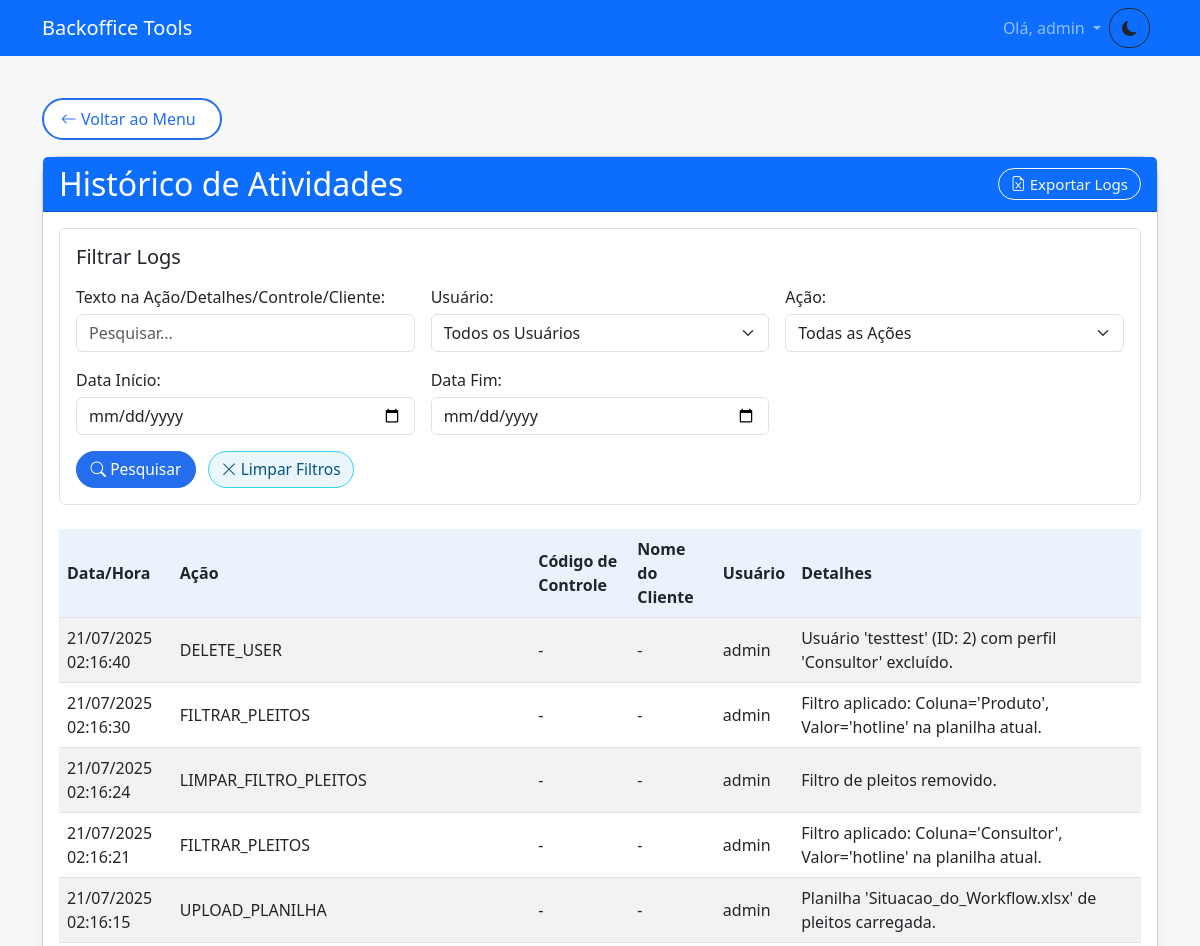
The page /logs (signed in, upper part) on the database as committed earlier.
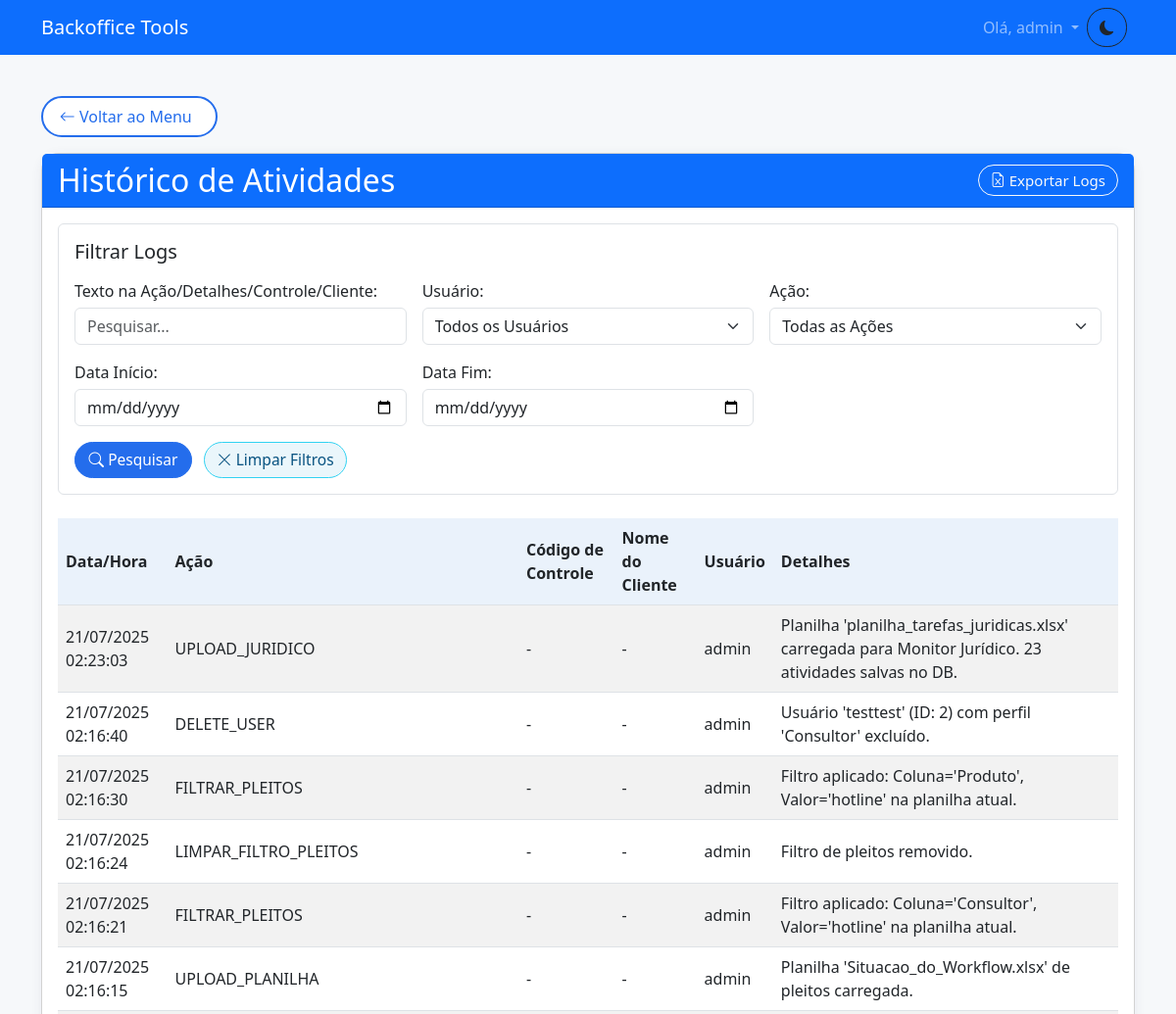
The same page on the database as committed later.
### models.py (models this page shows, shortened)
class Log(db.Model):
    id = db.Column(db.Integer, primary_key=True)
    action = db.Column(db.String(50), nullable=False)
    details = db.Column(db.Text)
    user_id = db.Column(db.Integer, db.ForeignKey('user.id'))
    user = db.relationship('User', backref=db.backref('logs', lazy=True))
    timestamp = db.Column(db.DateTime, default=datetime.utcnow)
    codigo_controle = db.Column(db.String(50), nullable=True)
    nome_cliente = db.Column(db.String(120), nullable=True)

class User(db.Model):
    id = db.Column(db.Integer, primary_key=True)
    username = db.Column(db.String(80), unique=True, nullable=False)
    password_hash = db.Column(db.String(128), nullable=False)
    role_id = db.Column(db.Integer, db.ForeignKey('role.id'), nullable=False)
    role = db.relationship('Role', backref=db.backref('users', lazy=True))
    created_at = db.Column(db.DateTime, default=datetime.utcnow)

### app.py (the view, shortened to what this page needs)
@app.route('/logs')
@permission_required('can_access_logs') # Acesso aos logs
def show_logs():
    if 'username' not in session:
        return redirect(url_for('login'))
    search_text = request.args.get('search_text', '').strip()
    filter_user = request.args.get('filter_user', '').strip()
    filter_action = request.args.get('filter_action', '').strip()
    start_date_str = request.args.get('start_date', '').strip()
    end_date_str = request.args.get('end_date', '').strip()
    logs_query = Log.query.options(db.joinedload(Log.user)).order_by(Log.timestamp.desc())
    if filter_user:
        logs_query = logs_query.join(User).filter(User.username == filter_user)
    if filter_action:
        logs_query = logs_query.filter(Log.action == filter_action)
    if start_date_str:
        try:
            start_date = datetime.strptime(start_date_str, '%Y-%m-%d').date()
            logs_query = logs_query.filter(db.func.date(Log.timestamp) >= start_date)
        except ValueError:
            flash('Formato de "Data Início" inválido. Use AAAA-MM-DD.', 'danger')
    if end_date_str:
        try:
            end_date = datetime.strptime(end_date_str, '%Y-%m-%d').date()
            logs_query = logs_query.filter(db.func.date(Log.timestamp) <= end_date)
        except ValueError:
            flash('Formato de "Data Fim" inválido. Use AAAA-MM-DD.', 'danger')
    logs = logs_query.all()
    unique_users = [user.username for user in User.query.with_entities(User.username).distinct().order_by(User.username).all()]
    unique_actions = [action for action, in db.session.query(Log.action).distinct().order_by(Log.action).all()]
    return render_template(
        'logs.html',
        logs=logs,
        unique_users=unique_users,
        unique_actions=unique_actions,
        search_text=search_text,
        filter_user=filter_user,
        filter_action=filter_action,
        start_date=start_date_str,
        end_date=end_date_str
    )

### app.py (called while the page is built)
def permission_required(permission_name):
    def decorator(f):
        @wraps(f)
        def decorated_function(*args, **kwargs):
            if 'username' not in session:
                flash('Você precisa estar logado para acessar esta funcionalidade.', 'danger')
                return redirect(url_for('login'))
            user = User.query.filter_by(username=session['username']).first()
            if user and hasattr(user.role, permission_name) and getattr(user.role, permission_name):
                return f(*args, **kwargs)
            else:
                flash('Você não tem permissão para realizar esta ação ou acessar esta página.', 'danger')
                return redirect(url_for('menu')) # Ou abort(403)
        return decorated_function
    return decorator

### templates/logs.html (shortened to what this page needs)
{% extends "base.html" %}
{% block content %}
<a href="{{ url_for('menu') }}" class="btn btn-outline-primary mb-3">
    <i class="bi bi-arrow-left"></i> Voltar ao Menu
</a>
<div class="card">
    <div class="card-header bg-primary text-white d-flex justify-content-between align-items-center">
        <h2 class="mb-0">Histórico de Atividades</h2>
        <a href="{{ url_for('export_logs') }}" class="btn btn-outline-light btn-sm">
            <i class="bi bi-file-earmark-excel"></i> Exportar Logs
        </a>
    </div>
    <div class="card-body">
        <form method="GET" action="{{ url_for('show_logs') }}" class="mb-4 p-3 border rounded">
            <h5 class="mb-3">Filtrar Logs</h5>
            <div class="row g-3">
                <div class="col-md-4">
                    <label for="search_text" class="form-label">Texto na Ação/Detalhes/Controle/Cliente:</label>
                    <input type="text" class="form-control" id="search_text" name="search_text" value="{{ search_text or '' }}" placeholder="Pesquisar...">
                </div>
                <div class="col-md-4">
                    <label for="filter_user" class="form-label">Usuário:</label>
                    <select class="form-select" id="filter_user" name="filter_user">
                        <option value="">Todos os Usuários</option>
                    </select>
                </div>
                <div class="col-md-4">
                    <label for="filter_action" class="form-label">Ação:</label>
                    <select class="form-select" id="filter_action" name="filter_action">
                        <option value="">Todas as Ações</option>
                    </select>
                </div>
                <div class="col-md-4">
                    <label for="start_date" class="form-label">Data Início:</label>
                    <input type="date" class="form-control" id="start_date" name="start_date" value="{{ start_date or '' }}">
                </div>
                <div class="col-md-4">
                    <label for="end_date" class="form-label">Data Fim:</label>
                    <input type="date" class="form-control" id="end_date" name="end_date" value="{{ end_date or '' }}">
                </div>
            </div>
            <div class="mt-3">
                <button type="submit" class="btn btn-primary me-2"><i class="bi bi-search"></i> Pesquisar</button>
                <a href="{{ url_for('show_logs') }}" class="btn btn-outline-secondary"><i class="bi bi-x-lg"></i> Limpar Filtros</a>
            </div>
        </form>
        {% if logs %}
        <div class="table-responsive">
            <table class="table table-striped">
                <thead>
                    <tr>
                        <th>Data/Hora</th>
                        <th>Ação</th>
                        <th>Código de Controle</th>
                        <th>Nome do Cliente</th>
                        <th>Usuário</th>
                        <th>Detalhes</th>
                    </tr>
                </thead>
                <tbody>
                    {% for log in logs %}
                    <tr>
                        <td>{{ log.timestamp.strftime('%d/%m/%Y %H:%M:%S') if log.timestamp else '-' }}</td>
                        <td>{{ log.action }}</td>
                        <td>{{ log.codigo_controle or '-' }}</td>
                        <td>{{ log.nome_cliente or '-' }}</td>
                        <td>{{ log.user.username if log.user else 'N/A' }}</td>
                        <td>{{ log.details or '-' }}</td>
                    </tr>
                    {% endfor %}
                </tbody>
            </table>
        </div>
        {% else %}
        <div class="alert alert-info">
            Nenhum registro de log encontrado para os filtros aplicados.
        </div>
        {% endif %}
    </div>
</div>
{% endblock %}

### templates/base.html (shortened to what this page needs)
<!DOCTYPE html>
<html lang="pt-BR">
<head>
    <link href="https://cdn.jsdelivr.net/npm/bootstrap@5.3.0/dist/css/bootstrap.min.css" rel="stylesheet">
    <link rel="stylesheet" href="https://cdn.jsdelivr.net/npm/bootstrap-icons@1.8.0/font/bootstrap-icons.css">
    <link rel="stylesheet" href="{{ url_for('static', filename='styles.css') }}">
</head>
<body class="{% if request.path == url_for('login') %}login-page{% endif %}">
    {% if 'username' in session or request.path == url_for('login') %}
    <nav class="navbar navbar-expand-lg navbar-dark bg-primary">
        <div class="container">
            <a class="navbar-brand" href="{{ url_for('home') }}">Backoffice Tools</a>
            <div class="navbar-nav ms-auto">
                {% if 'username' in session %}
                    <div class="nav-item dropdown">
                        <a class="nav-link dropdown-toggle" href="#" id="navbarDropdownUser" role="button" data-bs-toggle="dropdown" aria-expanded="false">
                            Olá, {{ session['username'] }}
                        </a>
                    </div>
                    <button id="darkModeToggle" class="btn btn-sm {% if body_classes and 'dark-mode' in body_classes %}btn-outline-light{% else %}btn-outline-dark{% endif %} me-2">
                        <i class="bi {% if body_classes and 'dark-mode' in body_classes %}bi-sun-fill{% else %}bi-moon-fill{% endif %}"></i>
                    </button>
                {% else %}
                    <button id="darkModeToggle" class="btn btn-sm btn-outline-light me-2">
                        <i class="bi bi-moon-fill"></i>
                    </button>
                {% endif %}
            </div>
        </div>
    </nav>
    {% endif %}
    <div class="container mt-4">
        {% block content %}{% endblock %}
    </div>
</body>
</html>

### static/styles.css (style rules this page uses)
body { background-color: #f6f8fa; font-family: 'Segoe UI', Arial, sans-serif; }
.card { border-radius: 18px; box-shadow: 0 2px 12px rgba(50, 60, 100, 0.07); }
.card-header { border-radius: 18px 18px 0 0; font-size: 1.15rem; font-weight: 500; }
.table thead th { background-color: #eaf2fb; font-size: 1rem; }
.table td, .table th { vertical-align: middle; }
.btn, .btn-primary, .btn-outline-primary, .btn-outline-info, .btn-outline-success, .btn-outline-warning, .btn-outline-secondary { border-radius: 1.2rem !important; font-weight: 500; font-size: 0.97rem; transition: background 0.18s; box-shadow: none !important; }
.btn-outline-info, .btn-outline-secondary { color: #095381 !important; border-color: #31d2f2 !important; background-color: #eaf6fb !important; }
.btn-primary, .btn-outline-primary { background-color: #246dec; border-color: #246dec; color: #fff !important; }
.btn-sm { padding: 0.22rem 0.75rem; font-size: 0.94rem; border-radius: 1.2rem; }
a.btn-outline-primary.mb-3 { font-size: 1rem; padding: 0.44rem 1.5rem 0.44rem 1.05rem; border-radius: 1.7rem !important; margin-bottom: 1.3rem; margin-top: 1.1rem; background: #fff; font-weight: 500; border: 2px solid #246dec; color: #246dec !important; transition: background 0.13s, color 0.13s; }
.form-label { font-weight: 500; margin-bottom: 0.3rem; }
.btn-edit-feriados, #btnFeriados, .btn-modal, .btn-outline-primary { background: #fff; color: #246dec !important; border: 1.5px solid #246dec; border-radius: 1.2rem !important; font-weight: 500; padding: 0.3rem 1.1rem; font-size: 0.97rem; margin-bottom: 0.3em; transition: background .15s, color .15s; }
.table-responsive { padding-bottom: 0.5em; }
.btn-outline-primary, .btn-primary, .btn-warning, .btn-success, .btn-secondary { min-width: 120px; }

### templates/base.html (style rules this page uses)
:root { --bg-light: #f8f9fa; --text-light: #212529; --card-light: #ffffff; --primary-light: #0d6efd; --secondary-light: #6c757d; --bg-dark: #121212; --text-dark: #e0e0e0; --card-dark: #1e1e1e; --primary-dark: #1a4b8c; --secondary-dark: #495057; }

Rows that differ between the two databases and show on the page:
added Log: timestamp "21/07/2025 02:23:03", action "UPLOAD_JURIDICO", codigo_controle "-", nome_cliente "-", user "admin", details "Planilha 'planilha_tarefas_juridicas.xlsx' carregada para Monitor Jurídico. 23 atividades salvas no DB."
